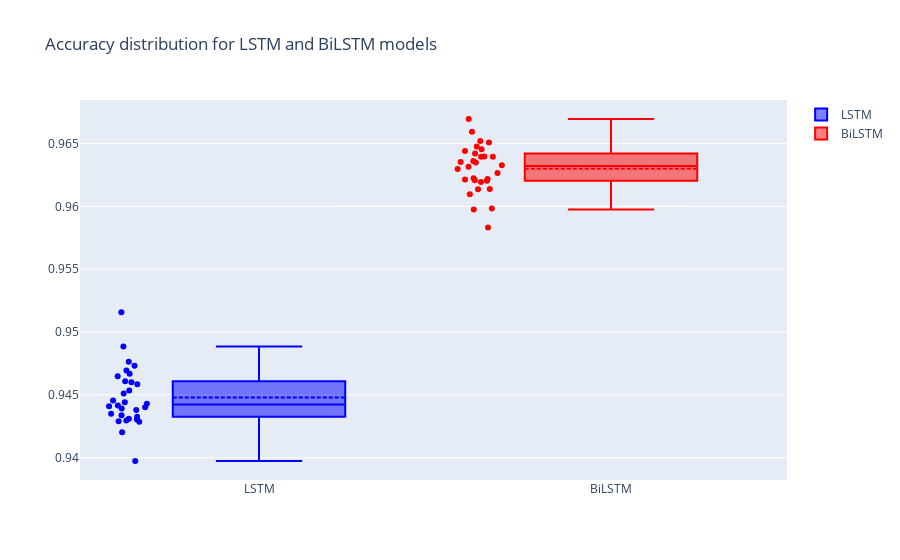

Here is the notebook cell this chart was saved with:
### Code cell
import plotly.express as px
import plotly.graph_objects as go

df_lstm_results = pd.DataFrame(lstm_results)
df_bilstm_results = pd.DataFrame(bilstm_results)

fig = go.Figure()

fig.add_trace(
    go.Box(
        y=df_lstm_results["accuracies"],
        name="LSTM",
        boxmean=True,
        boxpoints="all",
        marker=dict(color="blue"),
    )
)

fig.add_trace(
    go.Box(
        y=df_bilstm_results["accuracies"],
        name="BiLSTM",
        boxmean=True,
        boxpoints="all",
        marker=dict(color="red"),
    )
)

fig.update_layout(title="Accuracy distribution for LSTM and BiLSTM models")

fig.show()

### Figure 1 — Plotly figure (JSON) as saved in the notebook; plotly's stock layout.template omitted (floating-point values rounded to 4 significant figures)
{"data": [{"boxmean": true, "boxpoints": "all", "marker": {"color": "blue"}, "name": "LSTM", "type": "box", "y": [0.9469, 0.9465, 0.9397, 0.9441, 0.9435, 0.9443, 0.946, 0.9438, 0.9434, 0.9454, 0.9445, 0.9429, 0.9489, 0.9467, 0.9431, 0.944, 0.9473, 0.943, 0.9444, 0.9442, 0.9476, 0.942, 0.9439, 0.9451, 0.9458, 0.943, 0.9516, 0.9433, 0.9429, 0.9461]}, {"boxmean": true, "boxpoints": "all", "marker": {"color": "red"}, "name": "BiLSTM", "type": "box", "y": [0.9659, 0.9639, 0.9622, 0.961, 0.962, 0.9632, 0.9642, 0.9614, 0.9651, 0.9583, 0.9622, 0.9652, 0.9626, 0.964, 0.9645, 0.9598, 0.963, 0.9648, 0.9636, 0.9635, 0.9614, 0.9633, 0.9639, 0.9621, 0.9621, 0.9619, 0.9635, 0.9597, 0.9669, 0.9644]}], "layout": {"title": {"text": "Accuracy distribution for LSTM and BiLSTM models"}}}
